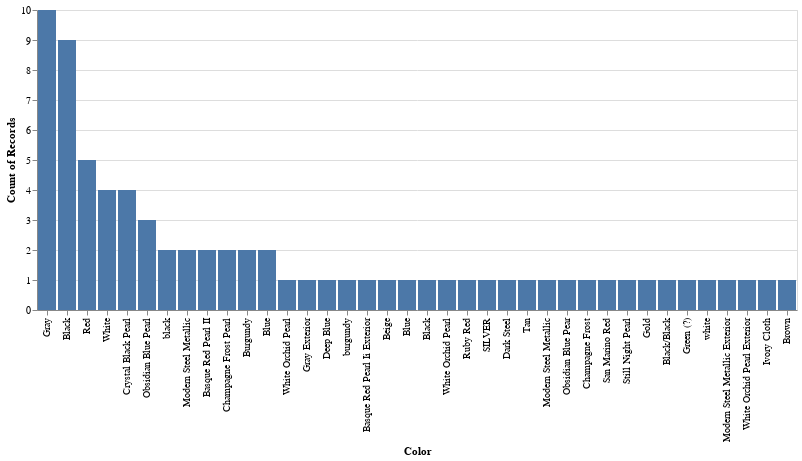

Notebook code cell kept with this figure:
### Code cell
# the code below is from chatgpt
# Filter the DataFrame to include only data for the year 2013-2017
years_of_interest = [2013, 2014, 2015, 2016, 2017]
df_cars_20132017 = df_cars[df_cars['Year'].isin(years_of_interest)]

# the code below is from on class example
colorcount = alt.Chart(df_cars_20132017).mark_bar().encode(
    alt.X("Color", sort="-y"),
    alt.Y("count()")
)

colorcount
